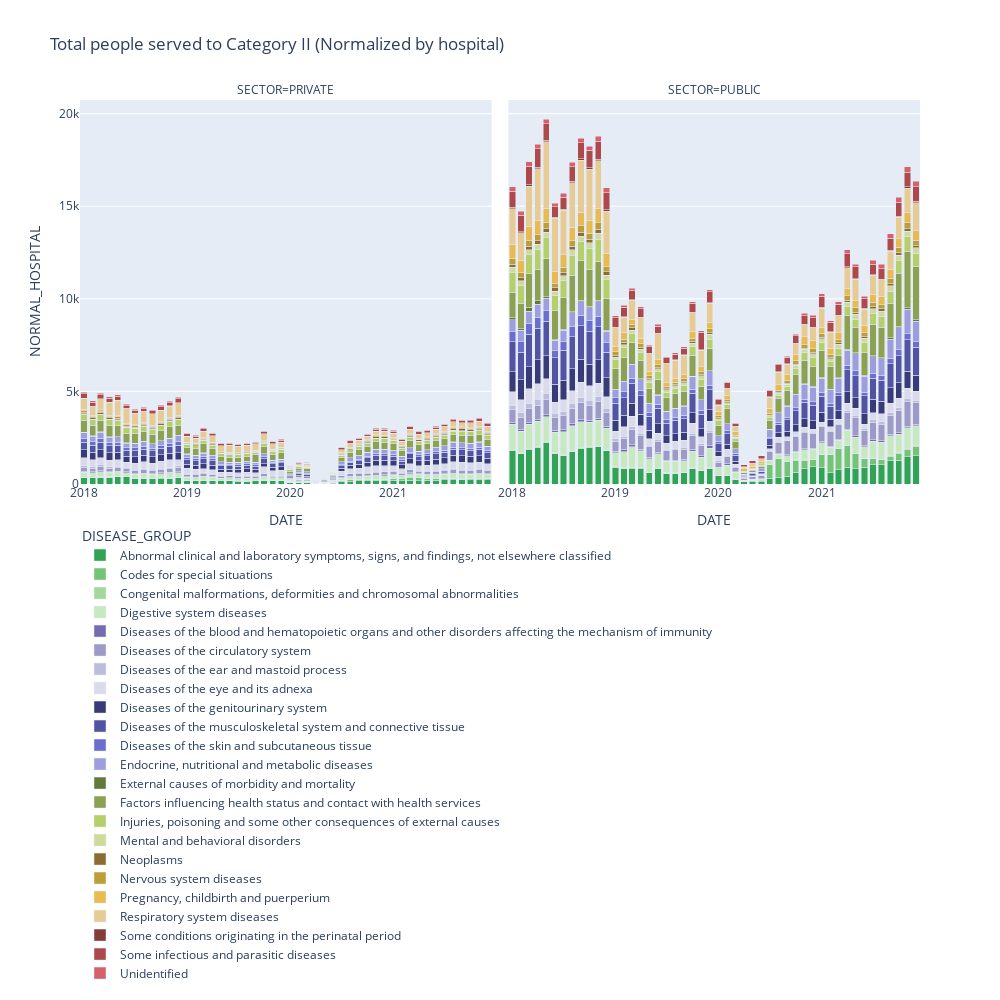

Here is the notebook cell this chart was saved with:
### Markdown cell above
#### Graph to Normalized by hospital

### Code cell
fig = px.bar(data_temp, 
             x="DATE", 
             y="NORMAL_HOSPITAL", 
             color="DISEASE_GROUP", 
             barmode="stack", 
             facet_col="SECTOR",
             width=1000, height=1000,
             color_discrete_map = dict_colors,
             title='Total people served to Category ' + CATEGORIA_STUDIO + ' (Normalized by hospital)',
            )

fig.update_layout(legend=dict(yanchor="top",
                              y=-0.1,
                              xanchor="left",
                              x=0
                             ),
                  showlegend=True
                 )

fig.show()
fig.write_html("results/Sector_Normalized_Hospitals_"+CATEGORIA_STUDIO+".html")
